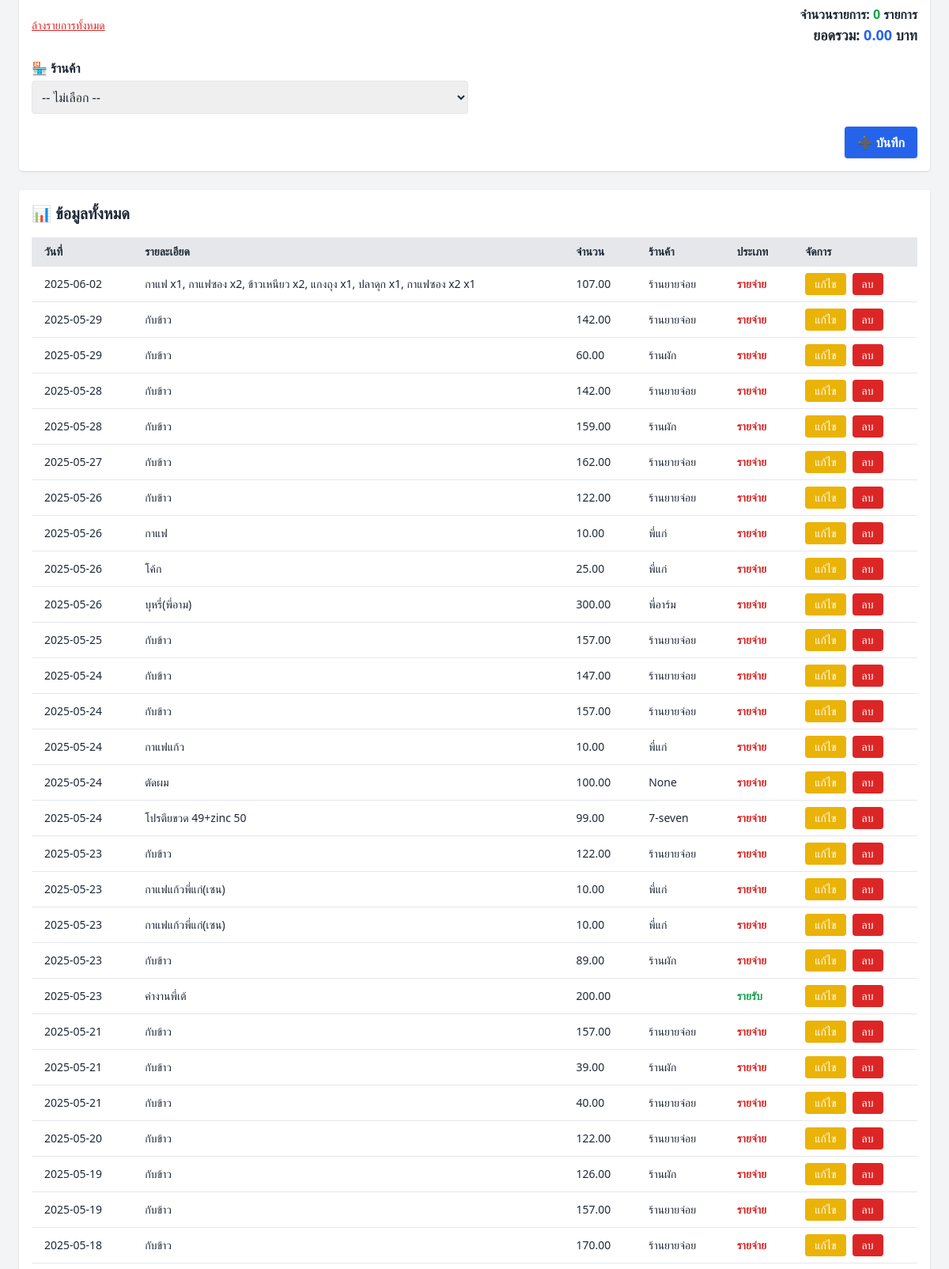
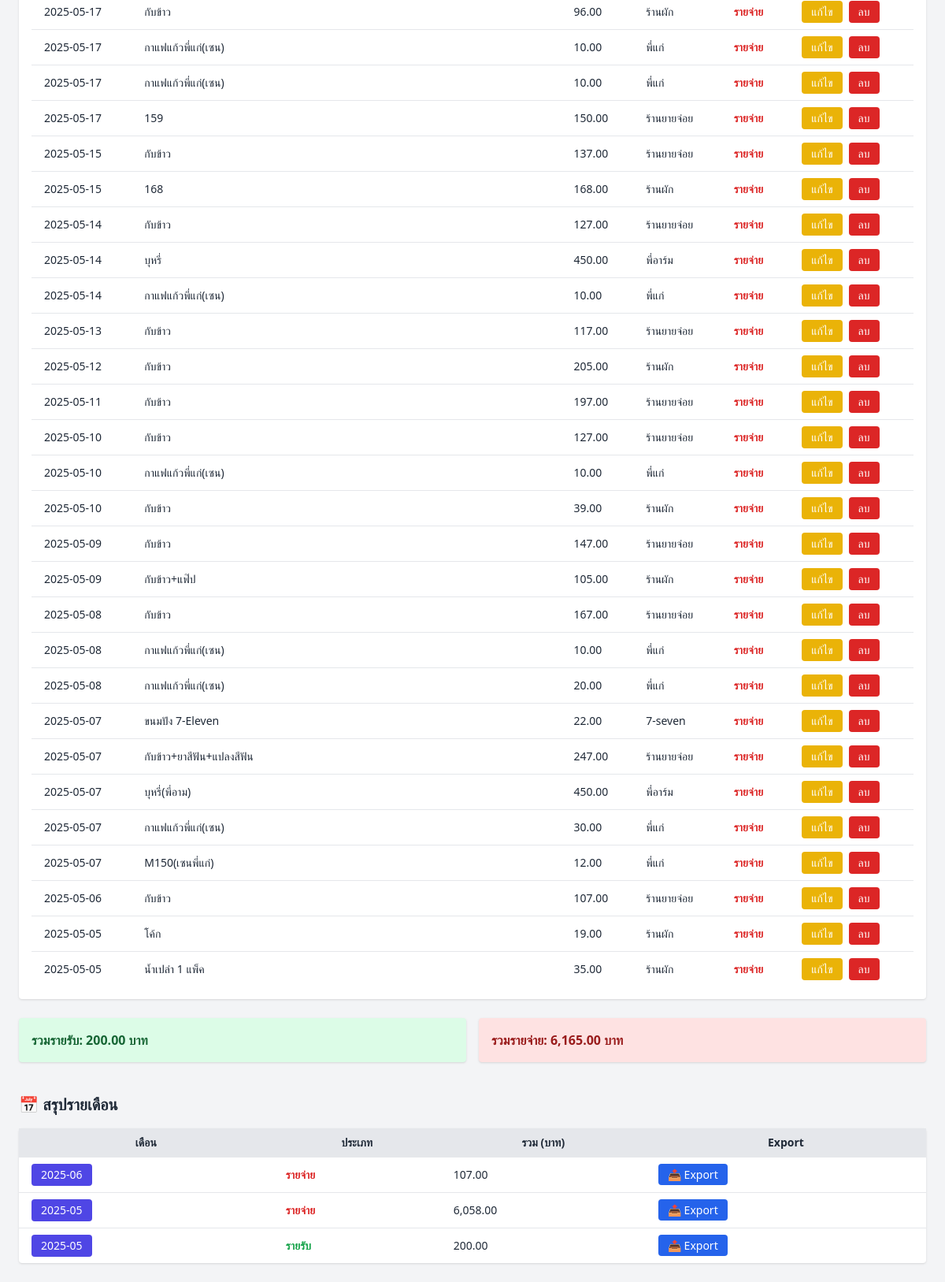
The page /income-expense (lower part) on the database as committed earlier (2 pictures, top to bottom).
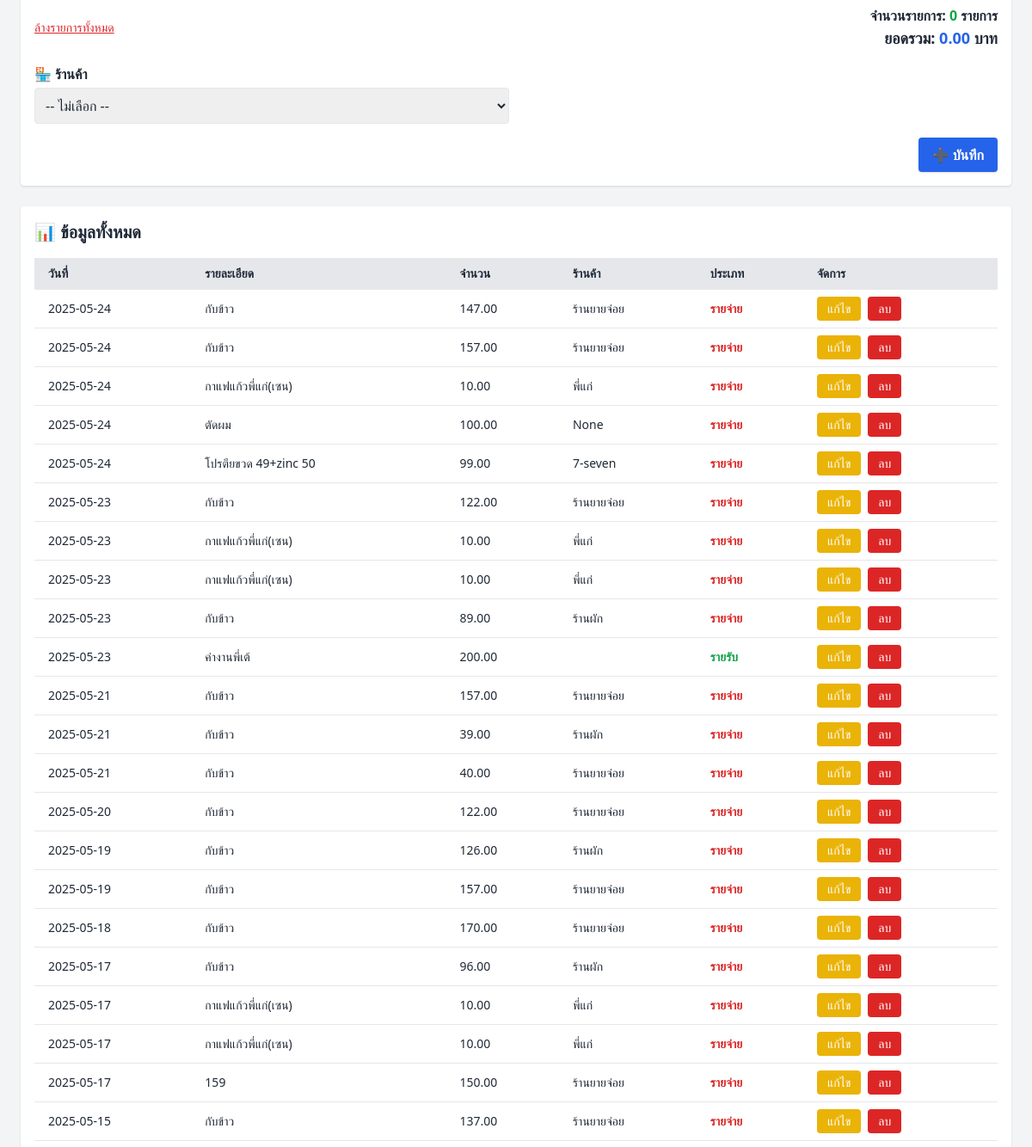
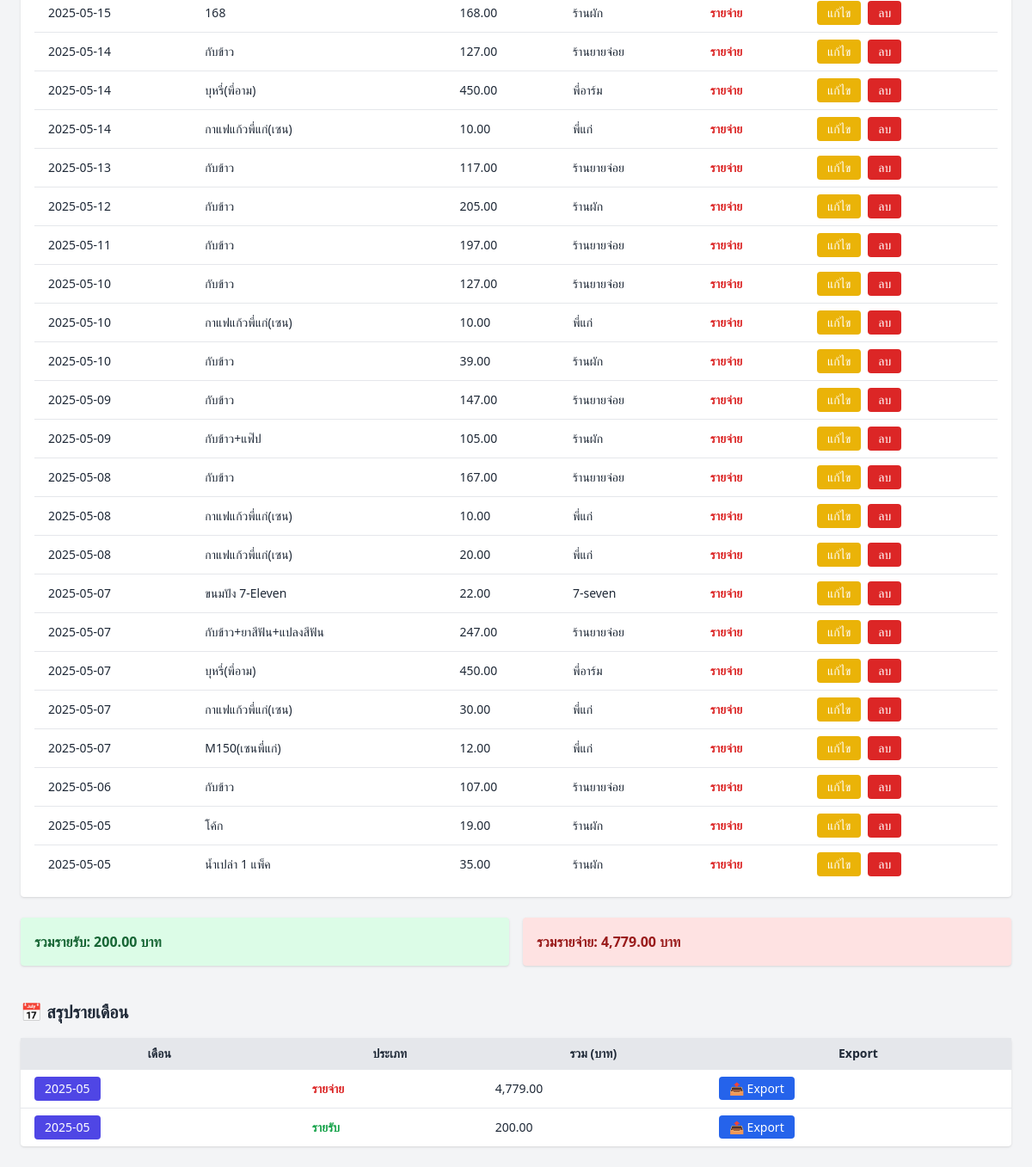
The same page on the database as committed later (2 pictures, top to bottom).
### tables this page shows
CREATE TABLE income_expense (
            id INTEGER PRIMARY KEY AUTOINCREMENT,
            date TEXT,
            description TEXT,
            amount REAL,
            category TEXT
        , vendor TEXT, created_at TEXT);

### app.py (the view, shortened to what this page needs)
@app.route('/income-expense', methods=['GET', 'POST'])
def income_expense():
    conn = get_db_connection()
    records = conn.execute('SELECT * FROM income_expense ORDER BY date DESC').fetchall()
    total_income = conn.execute('SELECT SUM(amount) FROM income_expense WHERE category="income"').fetchone()[0] or 0
    total_expense = conn.execute('SELECT SUM(amount) FROM income_expense WHERE category="expense"').fetchone()[0] or 0
    monthly_summary = conn.execute('''
                                   SELECT strftime('%Y-%m', date) AS month, category, SUM(amount) AS total
                                   FROM income_expense
                                   GROUP BY month, category
                                   ORDER BY month DESC
                                   ''').fetchall()
    conn.close()
    return render_template('income_expense.html', records=records,
                           total_income=total_income, total_expense=total_expense,
                           monthly_summary=monthly_summary)

### app.py (called while the page is built)
def get_db_connection():
    conn = sqlite3.connect(DB_FILE)
    conn.row_factory = sqlite3.Row
    return conn

### templates/income_expense.html (shortened to what the changed rows need)
<!DOCTYPE html>
<html lang="th">
<head>
  <script src="{{ url_for('static', filename='js/tailwind.min.js') }}"></script>
</head>
<body class="bg-gray-100 text-gray-800 p-6">
  <div class="bg-white p-4 rounded shadow">
    <h2 class="text-xl font-semibold mb-4">📊 ข้อมูลทั้งหมด</h2>
    <table class="w-full table-auto text-sm">
      <thead class="bg-gray-200 text-left">
        <tr>
          <th class="px-4 py-2">วันที่</th>
          <th class="px-4 py-2">รายละเอียด</th>
          <th class="px-4 py-2">จำนวน</th>
          <th class="px-4 py-2">ร้านค้า</th>
          <th class="px-4 py-2">ประเภท</th>
          <th class="px-4 py-2">จัดการ</th>
        </tr>
      </thead>
      <tbody>
        {% for r in records %}
        <tr class="border-t hover:bg-gray-50">
          <td class="px-4 py-2">{{ r['date'] }}</td>
          <td class="px-4 py-2">{{ r['description'] }}</td>
          <td class="px-4 py-2">{{ '{:,.2f}'.format(r['amount']) }}</td>
          <td class="px-4 py-2">{{ r['vendor'] }}</td>
          <td class="px-4 py-2">
            {% if r['category'] == 'income' %}
              <span class="text-green-600 font-semibold">รายรับ</span>
            {% else %}
              <span class="text-red-600 font-semibold">รายจ่าย</span>
            {% endif %}
          </td>
          <td class="px-4 py-2 flex gap-2">
            <form method="get" action="{{ url_for('edit_income_expense', id=r['id']) }}">
              <button class="px-3 py-1 bg-yellow-500 text-white rounded hover:bg-yellow-600">แก้ไข</button>
            </form>
            <form method="post" action="{{ url_for('delete_income_expense', id=r['id']) }}" onsubmit="return confirm('ยืนยันการลบรายการนี้?');">
              <button class="px-3 py-1 bg-red-600 text-white rounded hover:bg-red-700">ลบ</button>
            </form>
          </td>
        </tr>
        {% endfor %}
      </tbody>
    </table>
  </div>
  <div class="mt-6 grid grid-cols-1 md:grid-cols-2 gap-4">
    <div class="bg-green-100 p-4 rounded shadow text-green-800 font-bold">
      รวมรายรับ: {{ '{:,.2f}'.format(total_income) }} บาท
    </div>
    <div class="bg-red-100 p-4 rounded shadow text-red-800 font-bold">
      รวมรายจ่าย: {{ '{:,.2f}'.format(total_expense) }} บาท
    </div>
  </div>
  <h2 class="text-xl font-bold mt-10 mb-4">📅 สรุปรายเดือน</h2>
  <table class="w-full table-auto text-sm bg-white shadow rounded">
    <thead class="bg-gray-200">
      <tr>
        <th class="px-4 py-2">เดือน</th>
        <th class="px-4 py-2">ประเภท</th>
        <th class="px-4 py-2">รวม (บาท)</th>
        <th class="px-4 py-2">Export</th>
      </tr>
    </thead>
    <tbody>
      {% for row in monthly_summary %}
      <tr class="border-t hover:bg-gray-50">
        <td class="px-4 py-2">
          <form method="get" action="{{ url_for('income_expense_month_view', year_month=row['month']) }}">
            <button class="text-white bg-indigo-600 px-3 py-1 rounded hover:bg-indigo-700">
              {{ row['month'] }}
            </button>
          </form>
        </td>
        <td class="px-4 py-2">
          {% if row['category'] == 'income' %}
            <span class="text-green-600 font-semibold">รายรับ</span>
          {% else %}
            <span class="text-red-600 font-semibold">รายจ่าย</span>
          {% endif %}
        </td>
        <td class="px-4 py-2">{{ '{:,.2f}'.format(row['total']) }}</td>
        <td class="px-4 py-2">
          <a href="{{ url_for('export_income_expense_month', category=row['category'], year_month=row['month']) }}"
             class="text-sm px-3 py-1 rounded bg-blue-600 text-white hover:bg-blue-700">
            📤 Export
          </a>
        </td>
      </tr>
      {% endfor %}
    </tbody>
  </table>
</body>
</html>

Rows that differ between the two databases and show on the page:
removed income_expense: date "2025-06-02", description "กาแฟ x1, กาแฟซอง x2, ข้าวเหนียว x2, แกงถุง x1, ปลาดุก x1, กาแฟซอง x2 x1", amount "107.00", vendor "ร้านยายจ่อย", category "รายจ่าย"
removed income_expense: date "2025-05-29", description "กับข้าว", amount "142.00", vendor "ร้านยายจ่อย", category "รายจ่าย"
removed income_expense: date "2025-05-29", description "กับข้าว", amount "60.00", vendor "ร้านผัก", category "รายจ่าย"
removed income_expense: date "2025-05-28", description "กับข้าว", amount "142.00", vendor "ร้านยายจ่อย", category "รายจ่าย"
removed income_expense: date "2025-05-28", description "กับข้าว", amount "159.00", vendor "ร้านผัก", category "รายจ่าย"
removed income_expense: date "2025-05-27", description "กับข้าว", amount "162.00", vendor "ร้านยายจ่อย", category "รายจ่าย"
removed income_expense: date "2025-05-26", description "กับข้าว", amount "122.00", vendor "ร้านยายจ่อย", category "รายจ่าย"
removed income_expense: date "2025-05-26", description "กาแฟ", amount "10.00", vendor "พี่แก่", category "รายจ่าย"
removed income_expense: date "2025-05-26", description "โค้ก", amount "25.00", vendor "พี่แก่", category "รายจ่าย"
removed income_expense: date "2025-05-26", description "บุหรี่(พี่อาม)", amount "300.00", vendor "พี่อาร์ม", category "รายจ่าย"
removed income_expense: date "2025-05-25", description "กับข้าว", amount "157.00", vendor "ร้านยายจ่อย", category "รายจ่าย"
changed income_expense (number 3 of 45 on the later page): description "กาแฟแก้ว" → "กาแฟแก้วพี่แก่(เซน)"
changed income_expense (number 25 of 45 on the later page): description "บุหรี่" → "บุหรี่(พี่อาม)"
Other text that changed with them:
{{ '{:,.2f}'.format(total_expense) }}: "6,165.00" → "4,779.00"
new list line: "2025-05 รายจ่าย 4,779.00 📤 Export"
list line gone: "2025-06 รายจ่าย 107.00 📤 Export"
list line gone: "2025-05 รายจ่าย 6,058.00 📤 Export"
